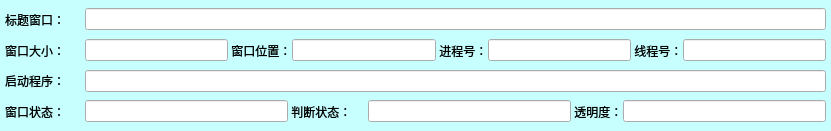
   <widget class="QFrame" name="verticalFrame">
    <property name="geometry">
     <rect>
      <x>10</x>
      <y>340</y>
      <width>831</width>
      <height>131</height>
     </rect>
    </property>
    <property name="styleSheet">
     <string notr="true">QFrame {
	background-color: rgba(0, 255, 255, 30);
	margin: 0;
	padding: 0;
}</string>
    </property>
    <layout class="QVBoxLayout" name="verticalLayout">
     <property name="spacing">
      <number>2</number>
     </property>
     <property name="leftMargin">
      <number>5</number>
     </property>
     <property name="topMargin">
      <number>5</number>
     </property>
     <property name="rightMargin">
      <number>5</number>
     </property>
     <property name="bottomMargin">
      <number>5</number>
     </property>
     <item>
      <widget class="QFrame" name="horizontalFrame1">
       <property name="styleSheet">
        <string notr="true">QFrame {
	background-color: none;
}</string>
       </property>
       <layout class="QHBoxLayout" name="horizontalLayout">
        <property name="spacing">
         <number>0</number>
        </property>
        <property name="leftMargin">
         <number>0</number>
        </property>
        <property name="topMargin">
         <number>0</number>
        </property>
        <property name="rightMargin">
         <number>0</number>
        </property>
        <property name="bottomMargin">
         <number>0</number>
        </property>
        <item>
         <widget class="QLabel" name="label_window_title">
          <property name="minimumSize">
           <size>
            <width>80</width>
            <height>0</height>
           </size>
          </property>
          <property name="maximumSize">
           <size>
            <width>80</width>
            <height>16777215</height>
           </size>
          </property>
          <property name="styleSheet">
           <string notr="true">QLabel {
	background-color: none;
}</string>
          </property>
          <property name="text">
           <string>标题窗口：</string>
          </property>
         </widget>
        </item>
        <item>
         <widget class="QLineEdit" name="text_window_title"/>
        </item>
       </layout>
      </widget>
     </item>
     <item>
      <widget class="QFrame" name="horizontalFrame2">
       <property name="styleSheet">
        <string notr="true">QFrame {
	background-color: none;
	border: 0px none;
}</string>
       </property>
       <layout class="QHBoxLayout" name="horizontalLayout_2">
        <property name="spacing">
         <number>0</number>
        </property>
        <property name="leftMargin">
         <number>0</number>
        </property>
        <property name="topMargin">
         <number>0</number>
        </property>
        <property name="rightMargin">
         <number>0</number>
        </property>
        <property name="bottomMargin">
         <number>0</number>
        </property>
        <item>
         <widget class="QLabel" name="label_size">
          <property name="minimumSize">
           <size>
            <width>80</width>
            <height>0</height>
           </size>
          </property>
          <property name="maximumSize">
           <size>
            <width>80</width>
            <height>16777215</height>
           </size>
          </property>
          <property name="text">
           <string>窗口大小：</string>
          </property>
         </widget>
        </item>
        <item>
         <widget class="QLineEdit" name="text_size"/>
        </item>
        <item>
         <widget class="QLabel" name="label_xy">
          <property name="text">
           <string> 窗口位置：</string>
          </property>
         </widget>
        </item>
        <item>
         <widget class="QLineEdit" name="text_xy"/>
        </item>
        <item>
         <widget class="QLabel" name="label_pid">
          <property name="styleSheet">
           <string notr="true">QLabel {
	background-color: none;
}</string>
          </property>
          <property name="text">
           <string> 进程号：</string>
          </property>
         </widget>
        </item>
        <item>
         <widget class="QLineEdit" name="text_pid"/>
        </item>
        <item>
         <widget class="QLabel" name="label_tid">
          <property name="styleSheet">
           <string notr="true">QLabel {
	background-color: none;
}</string>
          </property>
          <property name="text">
           <string> 线程号：</string>
          </property>
         </widget>
        </item>
        <item>
         <widget class="QLineEdit" name="text_tid"/>
        </item>
       </layout>
      </widget>
     </item>
     <item>
      <widget class="QFrame" name="horizontalFrame3">
       <property name="styleSheet">
        <string notr="true">QFrame {
	background-color: none;
}</string>
       </property>
       <layout class="QHBoxLayout" name="horizontalLayout_4">
        <property name="spacing">
         <number>0</number>
        </property>
        <property name="leftMargin">
         <number>0</number>
        </property>
        <property name="topMargin">
         <number>0</number>
        </property>
        <property name="rightMargin">
         <number>0</number>
        </property>
        <property name="bottomMargin">
         <number>0</number>
        </property>
        <item>
         <widget class="QLabel" name="label_process_path">
          <property name="minimumSize">
           <size>
            <width>80</width>
            <height>0</height>
           </size>
          </property>
          <property name="maximumSize">
           <size>
            <width>80</width>
            <height>16777215</height>
           </size>
          </property>
          <property name="text">
           <string>启动程序：</string>
          </property>
         </widget>
        </item>
        <item>
         <widget class="QLineEdit" name="text_process_path"/>
        </item>
       </layout>
      </widget>
     </item>
     <item>
      <widget class="QFrame" name="horizontalFrame">
       <property name="styleSheet">
        <string notr="true">QFrame {
	background-color: none;
}</string>
       </property>
       <layout class="QHBoxLayout" name="horizontalLayout_23">
        <property name="spacing">
         <number>0</number>
        </property>
        <property name="leftMargin">
         <number>0</number>
        </property>
        <property name="topMargin">
         <number>0</number>
        </property>
        <property name="rightMargin">
         <number>0</number>
        </property>
        <property name="bottomMargin">
         <number>0</number>
        </property>
        <item>
         <widget class="QLabel" name="label_status">
          <property name="minimumSize">
           <size>
            <width>80</width>
            <height>0</height>
           </size>
          </property>
          <property name="maximumSize">
           <size>
            <width>80</width>
            <height>16777215</height>
           </size>
          </property>
          <property name="text">
           <string>窗口状态：</string>
          </property>
         </widget>
        </item>
        <item>
         <widget class="QLineEdit" name="text_status"/>
        </item>
        <item>
         <widget class="QLabel" name="label_status2">
          <property name="minimumSize">
           <size>
            <width>80</width>
            <height>0</height>
           </size>
          </property>
          <property name="maximumSize">
           <size>
            <width>80</width>
            <height>16777215</height>
           </size>
          </property>
          <property name="text">
           <string> 判断状态：</string>
          </property>
         </widget>
        </item>
        <item>
         <widget class="QLineEdit" name="text_status2"/>
        </item>
        <item>
         <widget class="QLabel" name="label_opacity_2">
          <property name="minimumSize">
           <size>
            <width>0</width>
            <height>0</height>
           </size>
          </property>
          <property name="maximumSize">
           <size>
            <width>16777215</width>
            <height>16777215</height>
           </size>
          </property>
          <property name="text">
           <string> 透明度：</string>
          </property>
         </widget>
        </item>
        <item>
         <widget class="QLineEdit" name="text_opacity"/>
        </item>
       </layout>
      </widget>
     </item>
    </layout>
   </widget>
